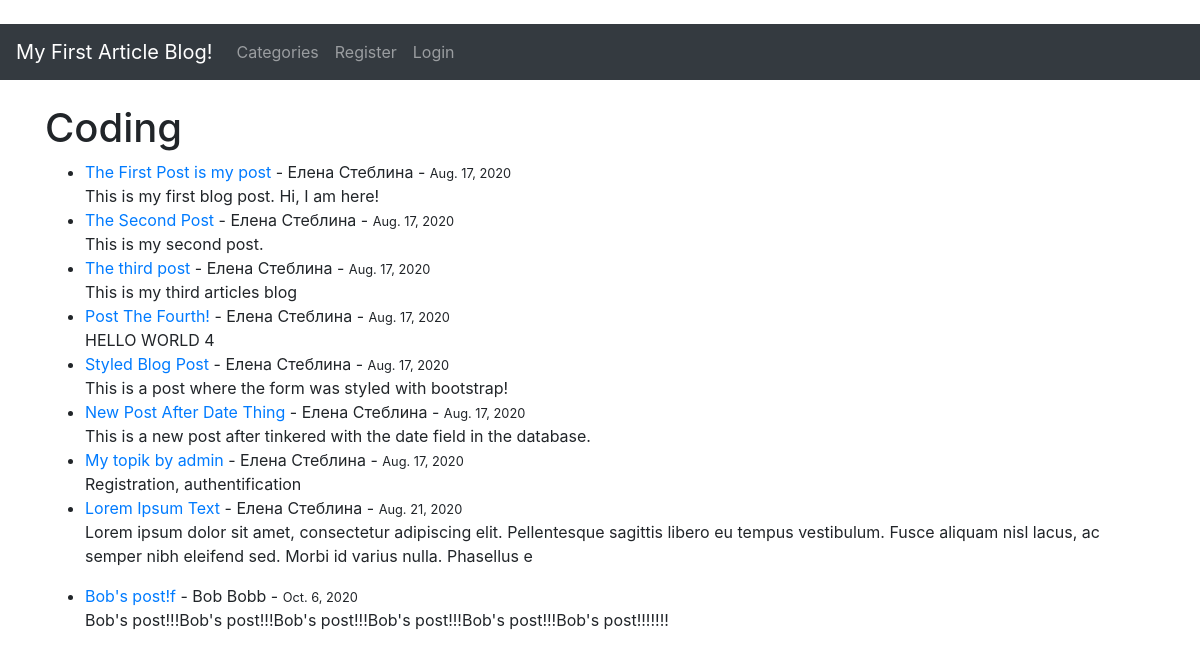
The page /category/coding/ on the database as committed earlier.
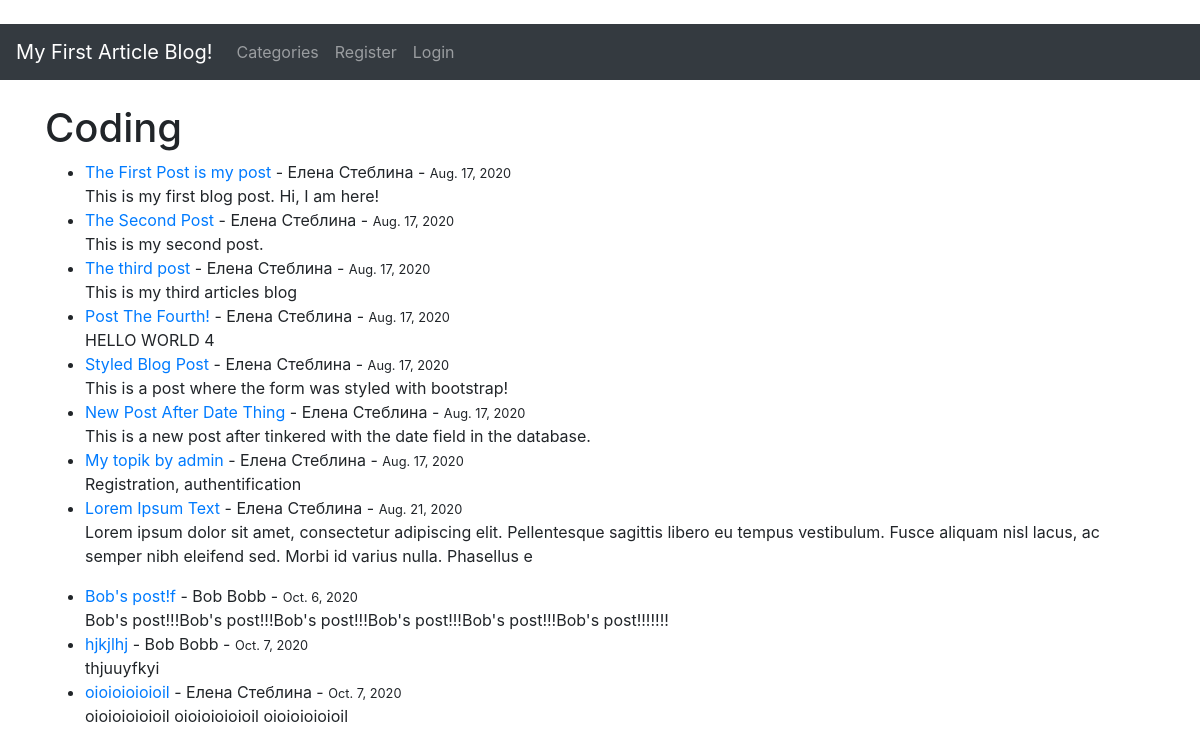
The same page on the database as committed later.
### theblog/models.py (models this page shows, shortened)
class Post(models.Model):
    title = models.CharField(max_length=255)
    title_tag = models.CharField(max_length=255)
    author = models.ForeignKey(User, on_delete=models.CASCADE)
    body = models.TextField()
    post_date = models.DateField(auto_now_add=True)
    category = models.CharField(max_length=255, default="coding")
    likes = models.ManyToManyField(User, related_name='blog_posts')

### theblog/views.py (the view)
# urls.py: path('category/<str:cats>/', CategoryView, name='category'),
def CategoryView(request, cats):
    category_posts = Post.objects.filter(category=cats.replace('-', ' '))
    return render(request, 'theblog/categories.html', {'cats':cats.title().replace('-', ' '), 'category_posts':category_posts})

### theblog/templates/theblog/categories.html (shortened to what this page needs)
﻿{% extends 'theblog/base.html' %}
{% block content %}
{% if category_posts %}
<h1>{{ cats }}</h1>
<ul>
    {% for post in category_posts %}
    <li><a href="{% url 'article-detail' post.pk %}"> {{ post.title }}</a> -
        {{ post.author.first_name }}
        {{ post.author.last_name }} -
        <small>
            {{ post.post_date }}
        </small>
        <br />
        {{ post.body|slice:":200"|safe }}
    </li>
    {% endfor %}
</ul>
{% else %}
    <h2>Sorry, this page does not exist...</h2>
{% endif %}
{% endblock %}

Rows that differ between the two databases and show on the page:
added Post: title "hjkjlhj", author.first_name "Bob", author.last_name "Bobb", post_date "Oct. 7, 2020", body "thjuuyfkyi"
added Post: title "oioioioioioil", author.first_name "Елена", author.last_name "Стеблина", post_date "Oct. 7, 2020", body "oioioioioioil oioioioioioil oioioioioioil"
